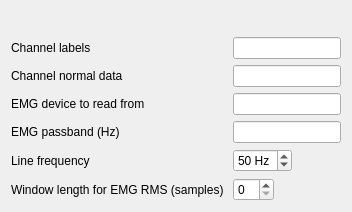
     <widget class="QWidget" name="emg">
      <attribute name="title">
       <string>EMG</string>
      </attribute>
      <layout class="QHBoxLayout" name="horizontalLayout">
       <item>
        <layout class="QFormLayout" name="formLayout_2">
         <item row="1" column="0">
          <spacer name="verticalSpacer_6">
           <property name="orientation">
            <enum>Qt::Vertical</enum>
           </property>
           <property name="sizeHint" stdset="0">
            <size>
             <width>20</width>
             <height>20</height>
            </size>
           </property>
          </spacer>
         </item>
         <item row="2" column="0">
          <widget class="QLabel" name="label_22">
           <property name="text">
            <string>Channel labels</string>
           </property>
          </widget>
         </item>
         <item row="2" column="1">
          <widget class="QLineEdit" name="cfg_channel_labels"/>
         </item>
         <item row="3" column="0">
          <widget class="QLabel" name="label_23">
           <property name="text">
            <string>Channel normal data</string>
           </property>
          </widget>
         </item>
         <item row="3" column="1">
          <widget class="QLineEdit" name="cfg_channel_normaldata"/>
         </item>
         <item row="4" column="0">
          <widget class="QLabel" name="label_24">
           <property name="text">
            <string>EMG device to read from</string>
           </property>
          </widget>
         </item>
         <item row="4" column="1">
          <widget class="QLineEdit" name="cfg_devname"/>
         </item>
         <item row="5" column="0">
          <widget class="QLabel" name="label_25">
           <property name="text">
            <string>EMG passband (Hz)</string>
           </property>
          </widget>
         </item>
         <item row="5" column="1">
          <widget class="QLineEdit" name="cfg_passband"/>
         </item>
         <item row="6" column="0">
          <widget class="QLabel" name="label_26">
           <property name="text">
            <string>Line frequency</string>
           </property>
          </widget>
         </item>
         <item row="6" column="1">
          <widget class="QSpinBox" name="linefreq">
           <property name="sizePolicy">
            <sizepolicy hsizetype="Fixed" vsizetype="Fixed">
             <horstretch>0</horstretch>
             <verstretch>0</verstretch>
            </sizepolicy>
           </property>
           <property name="suffix">
            <string> Hz</string>
           </property>
           <property name="minimum">
            <number>1</number>
           </property>
           <property name="value">
            <number>50</number>
           </property>
          </widget>
         </item>
         <item row="7" column="0">
          <widget class="QLabel" name="label_27">
           <property name="text">
            <string>Window length for EMG RMS (samples) </string>
           </property>
          </widget>
         </item>
         <item row="7" column="1">
          <widget class="QSpinBox" name="cfg_rms_win">
           <property name="sizePolicy">
            <sizepolicy hsizetype="Fixed" vsizetype="Fixed">
             <horstretch>0</horstretch>
             <verstretch>0</verstretch>
            </sizepolicy>
           </property>
          </widget>
         </item>
        </layout>
       </item>
      </layout>
     </widget>
